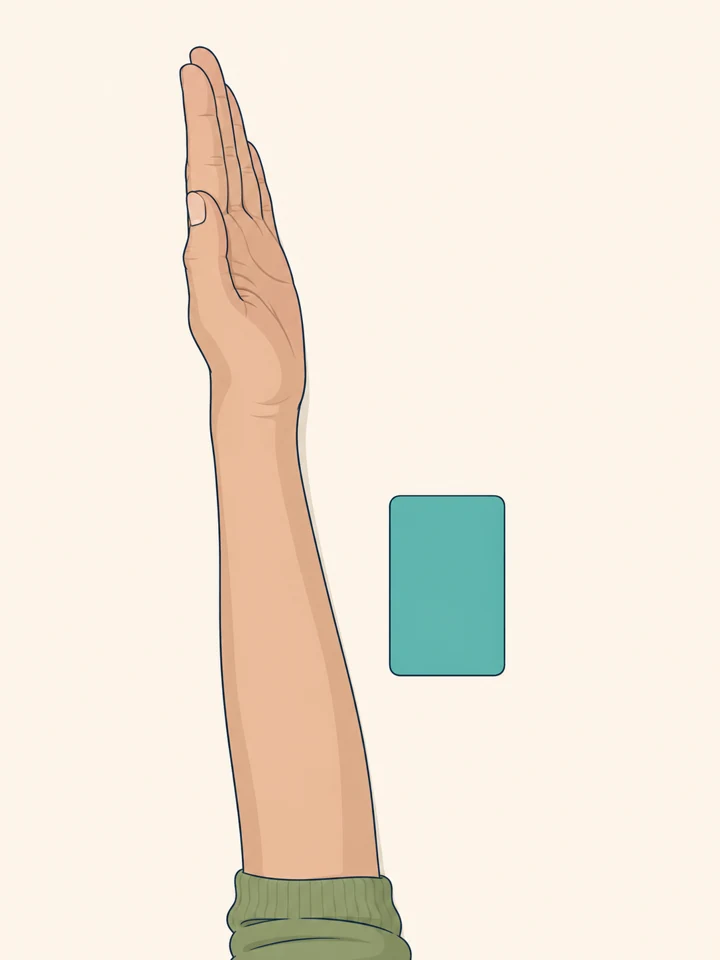
#> input picture vision/web/guide-side.webp, 720 x 960 px
$ python -i measure_arm.py   (imports and definitions only)
#> lines starting #> are read from the running program, lines starting #| are printed output that depends on the picture
### vision/measure.py
"""사진 1장 → 손 관절점 + ArUco 스케일 → mm 치수.

사용법:
    python measure.py photos/hand1.jpg
    python measure.py photos/hand1.jpg --marker-mm 49.5   # 인쇄된 마커 실측값이 다를 때

출력 (out/ 폴더):
    <사진이름>_overlay.jpg  : 관절점·마커·치수가 그려진 확인용 이미지
    <사진이름>.json         : 치수 결과 (CAD팀 전달용 measurements.json의 바탕)

촬영 규칙: 손바닥을 책상에 평평하게, 마커 카드는 손목 바로 옆(같은 평면)에,
카메라는 위에서 수직으로.
"""
import argparse
import json
from pathlib import Path

import cv2
import numpy as np
import mediapipe as mp
from mediapipe.tasks.python import BaseOptions, vision

MODEL = Path(__file__).parent / "models" / "hand_landmarker.task"
ARUCO_DICT = cv2.aruco.DICT_4X4_50

# MediaPipe 손 관절점 번호 (0=손목, 4=엄지끝, 8=검지끝, 12=중지끝, 16=약지끝, 20=새끼끝)
WRIST, INDEX_MCP, MIDDLE_MCP, PINKY_MCP, MIDDLE_TIP = 0, 5, 9, 17, 12
# 관절점 두 개 사이 직선거리로rmrj 재는 치수
SEGMENTS = {
    "hand_length_mm":   (WRIST, MIDDLE_TIP),   # 손목~중지 끝
    "palm_length_mm":   (WRIST, MIDDLE_MCP),   # 손목~중지 뿌리
    "palm_width_mm":    (INDEX_MCP, PINKY_MCP),  # 검지 뿌리~새끼 뿌리 (관절 중심 기준이라 실제 손폭보다 작음)
    "index_finger_mm":  (5, 8),
    "middle_finger_mm": (9, 12),
}


def imread(path):
    # cv2.imread는 한글 경로를 못 읽어서 바이트로 읽은 뒤 디코딩
    return cv2.imdecode(np.fromfile(str(path), np.uint8), cv2.IMREAD_COLOR)


def imwrite(path, img):
    cv2.imencode(Path(path).suffix, img)[1].tofile(str(path))


# [9 lines left out: function find_marker_scale, not called in this run]


def find_hand(img):
    # 모델 파일도 한글 경로 문제를 피하려고 경로 대신 바이트로 넘김
    options = vision.HandLandmarkerOptions(
        base_options=BaseOptions(model_asset_buffer=MODEL.read_bytes()),
        num_hands=1)
    with vision.HandLandmarker.create_from_options(options) as landmarker:
        rgb = cv2.cvtColor(img, cv2.COLOR_BGR2RGB)
        result = landmarker.detect(mp.Image(image_format=mp.ImageFormat.SRGB, data=rgb))
    if not result.hand_landmarks:
        return None
    h, w = img.shape[:2]
    # 0~1로 정규화된 좌표 → 픽셀 좌표
    return np.array([[p.x * w, p.y * h] for p in result.hand_landmarks[0]])


# [55 lines left out: functions draw, measure, main, not called in this run]


# [2 lines that do not run on import are left out]

### vision/measure_arm.py
"""팔 사진 2장(위·옆) → 전완(손목~팔꿈치) 길이 + 단면별 폭·두께·둘레(mm).   [v2, 2026-10-31]

사용법:
    python measure_arm.py photos/S01_top.jpg photos/S01_side.jpg --session S01_20261031
    python measure_arm.py top.jpg side.jpg --k 1.03                 # 줄자 비교로 구한 둘레 보정 계수 적용
    python measure_arm.py top.jpg side.jpg --elbow-top 1470,3540    # 팔꿈치 자동 인식이 틀렸을 때만 직접 지정 (원본 사진 픽셀)

출력 (out/ 폴더):
    <session>_arm.json          : 치수 결과 (CAD팀 전달용 measurements.json)
    <session>_top_overlay.jpg   : 위 사진 확인용 (윤곽·중심선·단면 폭)
    <session>_side_overlay.jpg  : 옆 사진 확인용 (윤곽·중심선·단면 두께)

촬영 규칙 (v2: 카드 위치·받침 규칙 없음):
    - top : 손등이 위 / side: 새끼손가락 쪽이 바닥. 카메라는 위에서 수직으로
    - 크기 기준: 카드(교통카드·학생증 등 85.6x54mm, 번호 있는 신용카드는 피하기) 또는 ArUco 마커를
      책상 위 아무 데나 평평하게. 팔과 겹치지만 않으면 됨
    - 손끝~팔꿈치가 화면 안에. 팔꿈치가 소매에 가려지면 자동 인식이 안 됨 (그때는 경고 후 소매까지로 계산)

v1과 달라진 점:
    1) 팔 분할: 피부의 '색감'(Lab의 a·b)만 비교하고 밝기는 뺌 → 흰 책상 그림자·소매가 팔에 안 붙음
    2) 팔꿈치 자동 추정: 손목에서 팔 방향으로 폭을 재면
         손목(좁음) → 근육 부분(가장 넓음) → 팔꿈치(다시 좁아지는 골짜기) → 위팔(다시 넓어짐)
       근육 다음의 가장 깊은 골짜기를 팔꿈치로 봄. 위/옆 사진 두 값의 평균
    3) 높이 보정: 카드는 책상 높이, 팔 윤곽은 그보다 (팔 두께의 절반)만큼 높아서 몇 % 크게 찍힘.
       사진 EXIF의 초점거리로 카메라 높이 H를 구하고, 실제 = 사진 측정값 × (H - 높이) / H 로 보정
       (EXIF 없으면 보정 생략 + 경고)

11-01 추가 (v2.1):
    4) 손목(0점) 보정: MediaPipe 손목 점은 손바닥 아래 볼록한 부분에 걸쳐서 0% 둘레가 실측보다 ~24% 컸음.
       위 사진에서 폭이 손 쪽 볼록함에서 전완 쪽으로 줄어드는 곳(볼록함 40%만 남은 지점)을 손목 주름으로 보고,
       같은 거리를 옆 사진에도 적용
    5) 단면마다 dist_mm(손목 주름에서 실제 거리) 추가. 위치는 계속 % 기준 (사람마다 팔 길이가 달라서)
    6) --at-mm 0,50,100 처럼 지정한 거리에서도 측정 (줄자 실측 비교용)

둘레 계산:
    한 단면을 폭(위 사진) × 두께(옆 사진)인 타원으로 보고 Ramanujan 근사식으로 둘레를 구한 뒤
    보정 계수 k를 곱한다. k = 줄자 실측 둘레 ÷ 타원 둘레의 평균 (기본 1.0 = 보정 안 함).
"""
import argparse
import io
import json
import math
from pathlib import Path

import cv2
import numpy as np

from measure import find_hand, find_marker_scale, imread, imwrite
from card_detection import find_local_card

WRIST = 0  # MediaPipe 손 관절점 0번 = 손목
MIDDLE_MCP = 9  # 중지 뿌리 → 손목에서 이 점 반대 방향이 팔 쪽
PALM = [0, 1, 5, 9, 13, 17]  # 손목 + 손가락 뿌리 관절점 → 이 다각형 안이 확실한 피부
MAX_SIDE = 2000  # 폰 원본(4000px)은 너무 커서 긴 변을 이 크기로 줄여서 처리
SECTIONS = [0, 25, 50, 75, 100]  # 손목(0%) ~ 팔꿈치(100%) 사이 측정 위치
WINDOW_MM = 3.0  # 단면 하나를 잴 때 앞뒤 ±3mm 범위 여러 줄의 중앙값을 씀 (잡음 줄이기)
CARD_MM = (85.60, 53.98)  # 신용카드 국제 규격 ISO/IEC 7810 ID-1 (교통카드·학생증도 같은 크기)

SKIN_THR = 4.0  # 피부 판정 기준의 최솟값 (손등 색에서의 마할라노비스 거리). 흰 책상 사진: 팔 1~2.6, 그림자·소매 7~12
SKIN_THR_MAX = 20.0  # 기준 자동 조정의 최댓값
PROFILE_STEP_MM = 2.0  # 팔꿈치 찾을 때 폭을 재는 간격
END_TRIM_MM = 25.0  # 피부 끝(소매·사진 끝)에서 윤곽이 가늘어지는 구간은 팔꿈치 후보에서 제외
MIN_DROP_MM = 1.5  # 근육 부분 최대폭보다 이만큼 이상 좁아져야 골짜기로 인정
RISE_MM = 1.0  # 골짜기 뒤에 이만큼 이상 다시 넓어져야 팔꿈치로 인정 (그냥 가늘어지다 끝나면 소매에 가려진 것)
SENSOR_DIAG_35MM = 43.27  # 35mm 필름 대각선 길이 (EXIF '35mm 환산 초점거리'의 기준)
WRIST_BULGE_FRAC = 0.4  # 손목 보정: 손바닥 아래 볼록함이 이 비율만 남은 곳을 손목 주름으로 봄
#   (11-01 C세트 줄자 비교: 0.3→12mm 이동 최대오차 4.8%, 0.5→5mm 4.8%, 0.4→7mm 3.2%(k=0.917). 1명 데이터라 재검증 필요)
WRIST_MIN_BULGE_MM = 4.0  # 볼록함이 이보다 작으면 손목 보정 안 함
# 손목 보정은 위 사진(폭)에서만 계산하고 옆 사진에도 같은 거리를 적용.
# 옆 사진(두께)은 손바닥 볼록함이 잘 안 보여서 위치가 들쭉날쭉함 (C세트: 위 12mm vs 옆 19mm)


# [199 lines left out: functions ellipse_circumference, color_distance, exif_focal35, segment_arm, find_card, _find_card_with_bg and 2 more, not called in this run]


def moving_median(x, k=5):
    pad = np.pad(x, k // 2, mode="edge")
    return np.array([np.median(pad[i:i + k]) for i in range(len(x))])


# [68 lines left out: functions find_elbow, _run_around, _width_at, find_wrist_shift, not called in this run]


def measure_view(img, marker_mm=50.0, wrist=None, elbow=None, auto_wrist=True, card=None):
    """사진 1장 → 배율, 팔 마스크, 중심선, 손목에서부터의 폭 프로파일, 팔꿈치 후보.

    wrist/elbow: 원본 사진 픽셀 좌표로 직접 지정할 때만 넘김 (None이면 자동).
    card: 앱에서 탭한 카드 네 모서리 (원본 픽셀, 4x2). 있으면 카드 자동 찾기 대신 이걸 씀.
    단면 폭은 팔꿈치가 두 사진을 합쳐 정해진 뒤 section_widths()에서 잰다.
    """
    f = min(1.0, MAX_SIDE / max(img.shape[:2]))
    if f < 1:
        img = cv2.resize(img, None, fx=f, fy=f, interpolation=cv2.INTER_AREA)
    view = {"img": img, "f": f, "warnings": [], "marker": None, "mask": None}

    pts = find_hand(img)
    if pts is None:
        view["error"] = "손을 못 찾았어요. 손 전체가 보이게 찍어주세요"
        return view
    view["pts"] = pts  # 손 관절점 21개 (measure_brace.py에서 사용)
    manual_wrist = wrist
    wrist = np.asarray(wrist, float) * f if wrist is not None else pts[WRIST]
    if manual_wrist is not None:
        pts = pts.copy()
        pts[WRIST] = wrist
        view['pts'] = pts

    mask, bg, to_arm = segment_arm(img, pts, wrist)
    view["mask"] = mask
    if mask.mean() / 255 > 0.6:  # 사진 대부분이 팔로 잡힘 = 배경이 피부색과 비슷한 것
        view["error"] = "배경과 팔이 구분이 안 돼요. 피부색과 다른 단색 배경(흰색·파랑·초록·검정) 위에서 찍어주세요"
        return view

    # 크기 기준: 앱에서 탭한 카드 모서리 > ArUco 마커 > 카드 자동 찾기
    scale = None
    if card is not None:
        scale, ref, ratio_err = card_scale_from_corners(np.asarray(card, float) * f)
        view["ref"] = "card_tap"
        if scale is not None and ratio_err > 0.08:
            view["warnings"].append(f"탭한 카드 모서리의 가로세로 비율이 카드와 {ratio_err * 100:.0f}% 달라요. "
                                    "네 모서리를 정확히 눌렀는지, 사진을 위에서 수직으로 찍었는지 확인해주세요")
    if scale is None:
        scale, ref = find_marker_scale(img, marker_mm)
        view["ref"] = "marker"
    if scale is None:
        scale, ref = find_card(img, mask, bg)
        view["ref"] = "card"
    view["marker"] = ref
    if scale is None:
        view["error"] = "마커나 카드를 못 찾았어요. 배경과 색이 다른 카드를 팔과 겹치지 않게 놓고 찍어주세요"
        return view
    view["scale"] = scale

    c, u = arm_axis(mask, wrist, to_arm)
    n = np.array([-u[1], u[0]])
    s_w = (wrist - c) @ u
    ys, xs = np.nonzero(mask)
    s_end = float(((np.column_stack([xs, ys]) - c) @ u).max())  # 피부가 끝나는 곳 (소매·사진 끝)

    # 손목 → 피부 끝까지 2mm 간격으로 폭을 잼 (팔꿈치 찾기용)
    # [7 lines left out: function profile, not called in this run]

    prof_d, prof_w = profile(s_w)
    # 손목(0점) 보정: MediaPipe 손목 점은 손바닥 아래 볼록한 부분에 걸쳐 있음 → 그 볼록함이 끝나는 곳으로 옮김
    view["wrist_shift_mm"] = 0.0
    view["wrist_method"] = "manual"
    if manual_wrist is None and not auto_wrist:
        view["wrist_method"] = "mediapipe"  # 위 사진의 보정값을 measure_arm()에서 적용
    elif manual_wrist is None:
        shift = find_wrist_shift(lambda dmm: _width_at(mask, c, u, n, s_w, scale, dmm))
        view["wrist_method"] = "auto" if shift is not None else "mediapipe"
        if shift:
            s_w += shift / scale
            view["wrist_shift_mm"] = round(shift, 1)
            prof_d, prof_w = profile(s_w)
    view.update(c=c, u=u, n=n, s_w=s_w, s_end=s_end, prof_d=prof_d, prof_w=prof_w)
    view["elbow_auto_mm"] = find_elbow(view["prof_d"], view["prof_w"])
    if elbow is not None:
        view["elbow_manual_mm"] = float((np.asarray(elbow, float) * f - c) @ u - s_w) * scale
    return view


# [37 lines left out: functions section_widths, camera_height, not called in this run]


def height_factor(H, z):
    """책상에서 z mm 높이에 있는 것은 (H - z)/H 배로 줄여야 실제 크기."""
    return (H - z) / H if H and z else 1.0


# [139 lines left out: functions draw_view, measure_arm, not called in this run]


def parse_xy(s):
    return [float(v) for v in s.split(",")] if s else None


# [74 lines left out: functions parse_quad, card_scale_from_corners, main, not called in this run]


# [2 lines not run here, left out]

>>> import cv2
>>> picture = cv2.imread('web/guide-side.webp', cv2.IMREAD_GRAYSCALE)
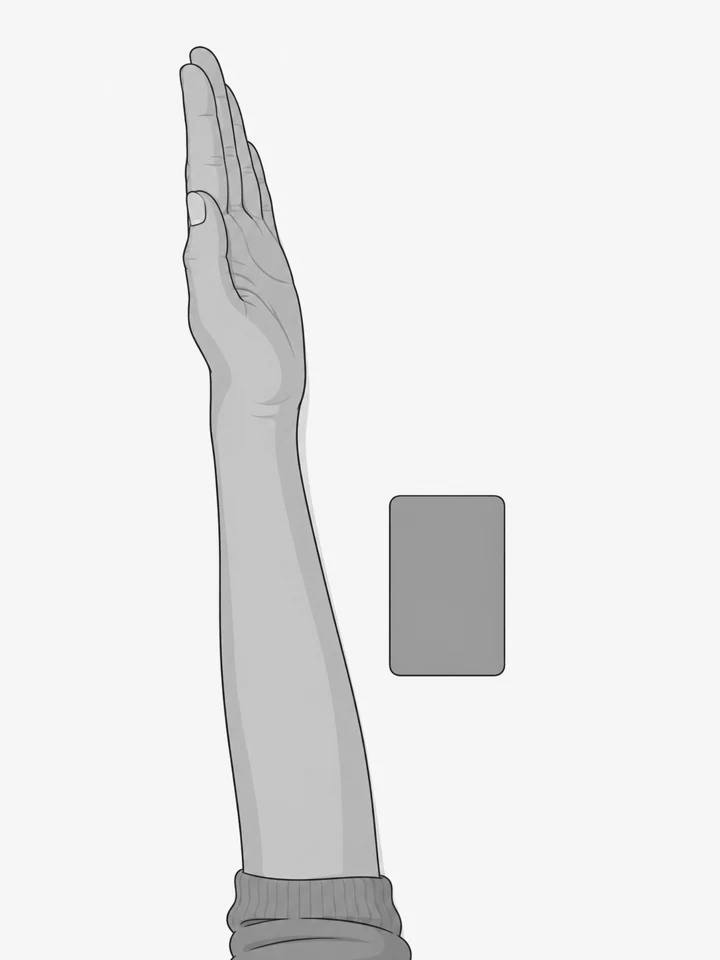
#> picture: shape (960, 720); min 8, max 255, mean 233.1
>>> result = measure_view(picture)
#> (the run stopped early here; a loop or call above may not have finished)
